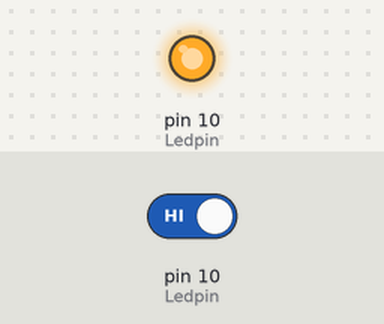
A sketch run on a simulated Arduino Uno, built with avr-gcc and run on an emulated ATmega328P. Shown: output pins drawn as LEDs (lit = HIGH). The test bench sets the inputs (shaded band); at power-on: pin 10 (Ledpin) HIGH. What the sketch prints to the serial monitor is not drawn.

Above: at 5.8 s.
5.9 s: pin 10 (Ledpin) driven HIGH
Timing chart, 0 to 8.9 s (numbered marks = the images above; inputs shaded):
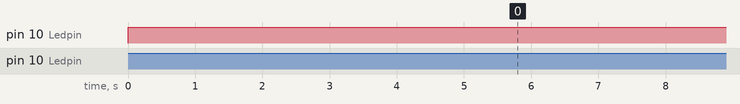

Measured:
- after the input at 5.9 s, every drawn part: stays the same

The sketch:

ultasonic.ino
```cpp
int Ledpin=10;
void setup()
{
 pinMode(Ledpin,OUTPUT);
  Serial.begin(9600);
}

void loop()
{
  digitalWrite(10,HIGH);
  delay(1000);
  pinMode(10,INPUT);
  int value=digitalRead(10);
  Serial.println(value);
  digitalWrite(10,LOW);
  delay(1000);


}
```
